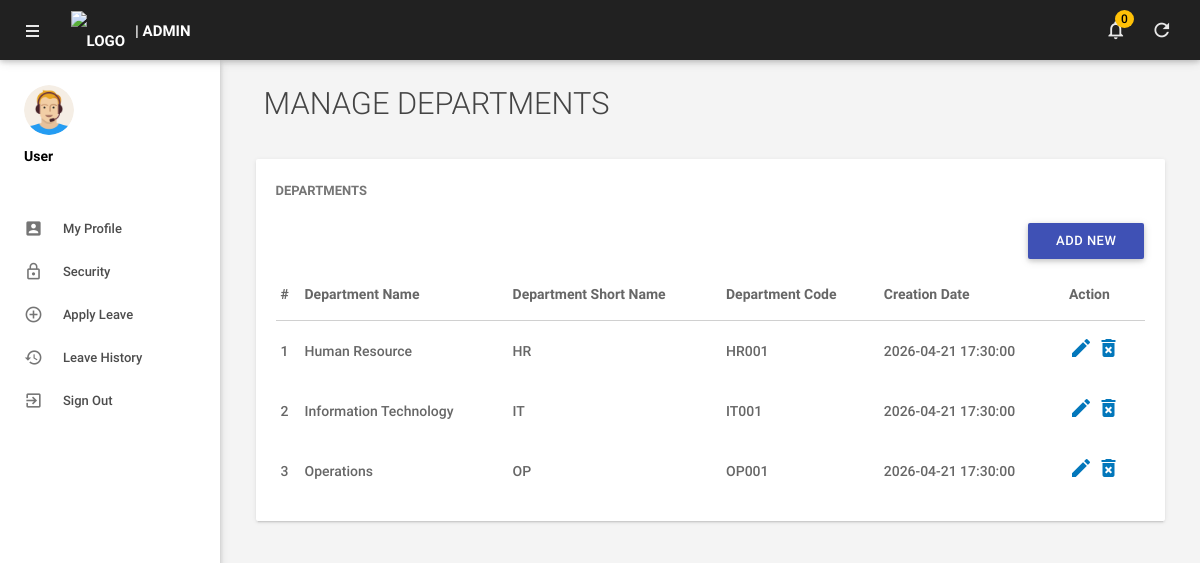
The app's page /admin/managedepartments.php (signed in) with its own data.
### tables this page shows
CREATE TABLE `tbldepartments` (
  `id` int(11) NOT NULL AUTO_INCREMENT,
  `DepartmentName` varchar(150) NOT NULL,
  `DepartmentShortName` varchar(100) NOT NULL,
  `DepartmentCode` varchar(50) DEFAULT NULL,
  `CreationDate` timestamp NULL DEFAULT CURRENT_TIMESTAMP,
  PRIMARY KEY (`id`)
);

### models/Department.php (called while the page is built, shortened)
<?php
require_once(dirname(__FILE__) . '/../includes/config.php');
class Department {
    private $dbh;
    public function __construct() {
        global $dbh;
        $this->dbh = $dbh;
    }
    public function getAll() {
        $stmt = $this->dbh->query("SELECT * FROM tbldepartments ORDER BY DepartmentName");
        return $stmt->fetchAll(PDO::FETCH_OBJ);
    }
}

### admin/managedepartments.php (the view, shortened to what this page needs)
<?php
require_once('../controllers/DepartmentController.php');
require_once('../models/Department.php');
$departmentModel = new Department();
$departments = $departmentModel->getAll();
?>
<!DOCTYPE html>
<html lang="en">
<head>
    <?php include('includes/head.php'); ?>
</head>
<body>
    <?php include('includes/header.php'); ?>
    <?php include('includes/sidebar.php'); ?>
    <main class="mn-inner">
        <div class="row">
            <div class="col s12">
                <div class="page-title">Manage Departments</div>
            </div>
            <div class="col s12 m12 l12">
                <div class="card">
                    <div class="card-content">
                        <span class="card-title">Departments</span>
                        <a href="adddepartment.php" class="waves-effect waves-light btn indigo m-b-xs right">Add New</a>
                        <table id="example" class="display responsive-table ">
                            <thead>
                                <tr>
                                    <th>#</th>
                                    <th>Department Name</th>
                                    <th>Department Short Name</th>
                                    <th>Department Code</th>
                                    <th>Creation Date</th>
                                    <th>Action</th>
                                </tr>
                            </thead>
                            <tbody>
                                <?php
                                $cnt = 1;
                                if($departments) {
                                    foreach($departments as $result) { ?>
                                <tr>
                                    <td><?php echo htmlentities($cnt);?></td>
                                    <td><?php echo htmlentities($result->DepartmentName);?></td>
                                    <td><?php echo htmlentities($result->DepartmentShortName);?></td>
                                    <td><?php echo htmlentities($result->DepartmentCode);?></td>
                                    <td><?php echo htmlentities($result->CreationDate);?></td>
                                    <td>
                                        <a href="editdepartment.php?deptid=<?php echo htmlentities($result->id);?>"><i class="material-icons">mode_edit</i></a>
                                        <a href="managedepartments.php?delid=<?php echo htmlentities($result->id);?>" onclick="return confirm('Are you sure you want to delete this department? This action cannot be undone.');"><i class="material-icons">delete_forever</i></a>
                                    </td>
                                </tr>
                                <?php $cnt++;} }?>
                            </tbody>
                        </table>
                    </div>
                </div>
            </div>
        </div>
    </main>
</body>
</html>

### includes/head.php (style rules this page uses)
.page-title { font-weight: 300 !important; color: #444; margin-bottom: 30px; font-size: 2.2rem; }

### records on screen
tbldepartments: DepartmentName "Human Resource", DepartmentShortName "HR", DepartmentCode "HR001", CreationDate "2026-04-21 17:30:00"
tbldepartments: DepartmentName "Information Technology", DepartmentShortName "IT", DepartmentCode "IT001", CreationDate "2026-04-21 17:30:00"
tbldepartments: DepartmentName "Operations", DepartmentShortName "OP", DepartmentCode "OP001", CreationDate "2026-04-21 17:30:00"

### other values on screen
$h_title "| ADMIN"
$h_unread "0"
$sidebar_user_name "User"
